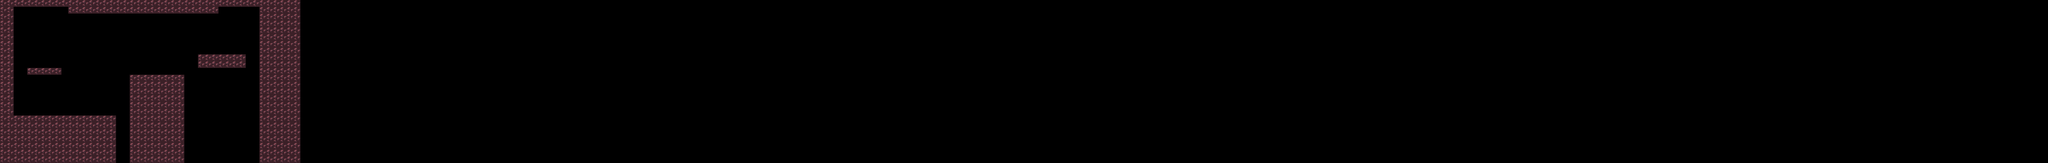

Rendered tile map (Tiled .tmx) drawn with the repository's tilesets; below, a short description and the map source with its tile grids summarised:
An orthogonal 300x24 tile map with 32x32 px tiles, 1 tile layer (Map).

<map version="1.10" tiledversion="1.11.0" orientation="orthogonal" renderorder="right-down" width="300" height="24" tilewidth="32" tileheight="32" infinite="0" nextlayerid="2" nextobjectid="1">
 <tileset firstgid="1" source="Tiles.tsx" />
 <layer id="1" name="Map" width="300" height="24">
  <properties>
   <property name="Draw" type="bool" value="true" />
  </properties>
  <data>[7200 cells, 478 non-empty, 1 distinct tile ids]</data>
 </layer>
</map>
